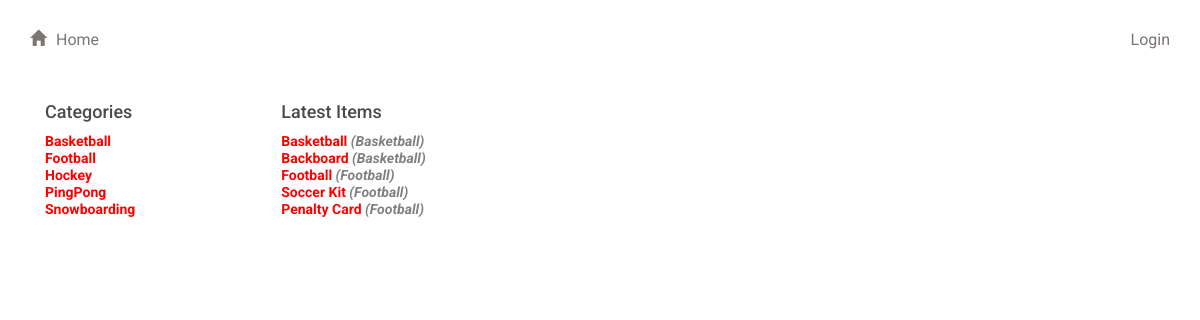
/catalog, run on the app's committed database.
### database_setup.py (models this page shows, shortened)
class Catalog(Base):
    __tablename__ = 'catalog'
    id = Column(Integer, primary_key=True)
    name = Column(String(250), nullable=False)
    user_id = Column(Integer, ForeignKey('user.id'))
    user = relationship(User)

class Item(Base):
    __tablename__ = 'item'
    name = Column(String(80), nullable=False)
    id = Column(Integer, primary_key=True)
    description = Column(String(1000))
    date_created = Column(DateTime(timezone=True), server_default=func.now())
    catalog_id = Column(Integer, ForeignKey('catalog.id'))
    catalog = relationship(Catalog)
    user_id = Column(Integer, ForeignKey('user.id'))
    user = relationship(User)
    image = Column(String(80))

### project.py (the view)
@app.route('/')
@app.route('/catalog')
def showCatalogs():
    catalogs = session.query(Catalog).order_by(asc(Catalog.name))
    recent_items = session.query(Item).order_by(
        Item.date_created.desc()).limit(
        catalogs.count()).all()
    return render_template('catalogs.html',
                           catalogs=catalogs,
                           items=recent_items,
                           user_id=login_session.get('user_id'))

### templates/catalogs.html (shortened to what this page needs)
{% extends "main.html" %}
{% block content %}
{% include "header.html" %}
<div class="row">
  <div class="col-md-10">
    <div class="col-md-3">
      <h3>Categories</h3>
      {% for catalog in catalogs %}
		    <a href = "{{url_for('showCatalog', catalog_name = catalog.name)}}">
			    <div style='color:red'>{{catalog.name}}</div>
		    </a>
      {% endfor %}
    </div>
    <div class="col-md-7">
      <h3>Latest Items</h3>
      {% for item in items %}
        <a href="{{url_for('showItem', catalog_name=item.catalog.name, item_name=item.name)}}">
          <div style='color:red;'>{{item.name}}<span style='font-style:italic;color:gray;'> ({{item.catalog.name}})</span></div>
        </a>
      {% endfor %}
    </div>
  </div>
</div>
{% endblock %}

### static/styles.css (style rules this page uses)
* { font-family: "Helvetica Neue Bold", Roboto, Helvetica, Arial, sans-serif; font-weight: 700; }
h3 { font-size: 18px; color: #4A4A4A; line-height: 23px; }
a { font-size: 14px; color: #0093B9; line-height: 17px; }

### data on the page
Catalog: name "Basketball"
Catalog: name "Football"
Catalog: name "Hockey"
Catalog: name "PingPong"
Catalog: name "Snowboarding"
Item: name "Basketball", catalog.name "Basketball"
Item: name "Backboard", catalog.name "Basketball"
Item: name "Football", catalog.name "Football"
Item: name "Soccer Kit", catalog.name "Football"
Item: name "Penalty Card", catalog.name "Football"
